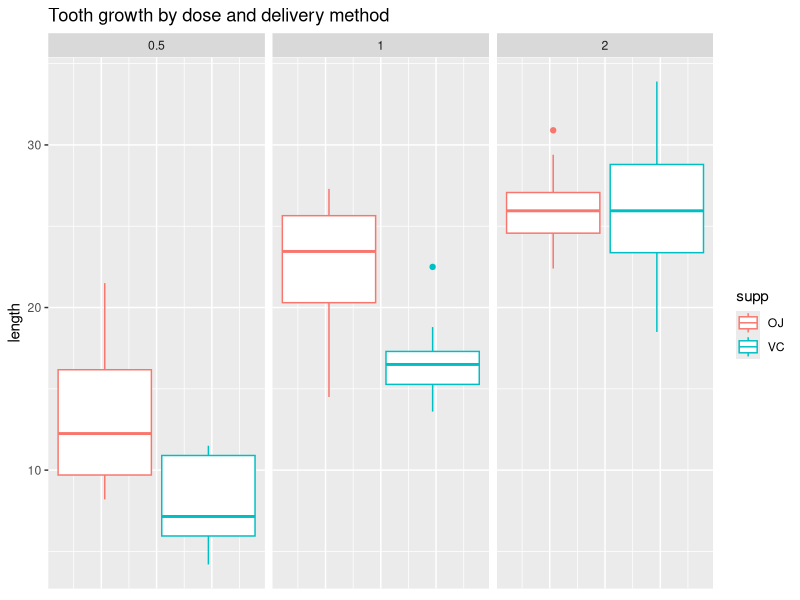

Source code (R): (Note: this script raises an error after producing the figure.)
## ---- chunk 1
library(datasets)
library(ggplot2)
library(dplyr)
## ---- chunk 2
data <- ToothGrowth
## ---- chunk 3
table(data$supp, data$dose)
## ---- chunk 4
data %>% group_by(supp, dose) %>% summarise(mean = mean(len), sd = sd(len))
## ---- chunk 5
ggplot(data, aes(y=len)) + geom_boxplot(aes(color=supp)) + facet_grid(. ~ dose) +
    labs(y='length', title='Tooth growth by dose and delivery method') +
    theme(axis.title.x=element_blank(),
          axis.text.x=element_blank(),
          axis.ticks.x=element_blank())
## ---- chunk 6
lapply( split(data, data$dose) , function(df)
    t.test(len ~ supp, data=df, paired=FALSE, var.equal=FALSE,
           alternative='greater')$p.value
)
## ---- chunk 7
data2 <- data[data$dose %in% c(1,2), ]

lapply( split(data2, data2$supp) , function(df)
    t.test(len ~ dose, data=df, paired=FALSE, var.equal=FALSE,
           alternative='less')$p.value
)
## ---- chunk 8
data3 <- data[data$dose %in% c(.5,1),]

lapply( split(data3, data3$supp) , function(df)
    t.test(len ~ dose, data=df, paired=FALSE, var.equal=FALSE,
           alternative='less')$p.value
)
## ---- chunk 9
library(datasets)
library(ggplot2)
library(dplyr)

data <- ToothGrowth
## ---- chunk 10
table(data$supp, data$dose)
## ---- chunk 11
data %>% group_by(supp, dose) %>% summarise(mean = mean(len), sd = sd(len))
## ---- chunk 12
ggplot(data, aes(y=len)) + geom_boxplot(aes(color=supp)) + facet_grid(. ~ dose) +
    labs(y='length', title='Tooth growth by dose and delivery method') +
    theme(axis.title.x=element_blank(),
          axis.text.x=element_blank(),
          axis.ticks.x=element_blank())
## ---- chunk 13
lapply( split(data, data$dose) , function(df)
    t.test(len ~ supp, data=df, paired=FALSE, var.equal=FALSE,
           alternative='greater')$p.value
)
## ---- chunk 14
data2 <- data[data$dose %in% c(1,2), ]

lapply( split(data2, data2$supp) , function(df)
    t.test(len ~ dose, data=df, paired=FALSE, var.equal=FALSE,
           alternative='less')$p.value
)

data3 <- data[data$dose %in% c(.5,1),]

lapply( split(data3, data3$supp) , function(df)
    t.test(len ~ dose, data=df, paired=FALSE, var.equal=FALSE,
           alternative='less')$p.value
)
